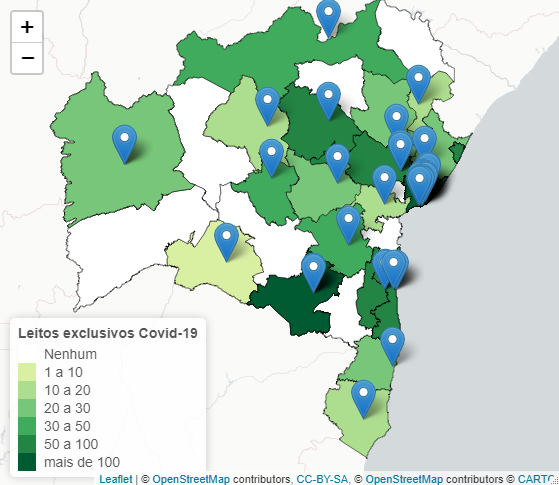

Reproduce this figure in R.

################################################################################################### 
# SEIDataLab - Laboratorio de Dados da Superintendencia de Estudos Economicos e Sociais da Bahia
################################################################################################### 
#####   DESCRIÇÃO:        mapa do coronovirus do InfoVis
#####   DATA DA CRIAÇÃO:  23/03/2020
#####   ESCRITO POR:      Cleiton Rocha, Jackson Conceicao, Jonatas Silva, Kellyene Coelho, Rodrigo Cerqueira
#####   SITE:             https://infovis.sei.ba.gov.br/covid19
#####   LICENÇA:          GPLv3
#####   PROJETO:          https://github.com/SEIDataLab/InfoVisCovid19
################################################################################################### 

library(dplyr)
library(leaflet)
library(stringr)
library(rgdal)
library(sp)

setwd("C:\\Users\\cleitonrocha\\Desktop\\Regiões de Saúde")

#####################################################################################################
##################################### dataset Bahia #################################################
#####################################################################################################

covid_BA <- read.csv("covid_BA_Municipios.csv", sep=";", fileEncoding = "ISO-8859-1", dec=",") %>% 
  dplyr::mutate(Codigo = CD_GEOCMU)


covid_BA$city <- str_replace(covid_BA$city,'BARRO PRETO', 'Governador Lomanto Júnior/Barro Preto')
covid_BA$city <- str_replace(covid_BA$city,'Outra UF', 'residentes de outras UF')

#################################################################################################
######################################### mapa BAHIA ############################################
#################################################################################################

mapa_regiaoSAUDE <- rgdal::readOGR("Shapefiles-regioesdesaude.json", use_iconv = T, encoding = "UTF-8")

# transformando factor em num no json
mapa_regiaoSAUDE@data[["Codigo"]] <- as.numeric(as.character((mapa_regiaoSAUDE@data[["Codigo"]])))

# merge
covid_map_SAUDE <- merge(mapa_regiaoSAUDE, covid_BA, by="Codigo")
#################################################################################################
#################################################################################################

#####################################################################################################
############################################## Leitos ###############################################
#####################################################################################################

LeitosReferencia <- read.csv2("Und_Referencia_Covid_BA.csv",fileEncoding = "ISO-8859-1", dec = ",") %>%
  dplyr::rename(NM_RegSau=NM_MUNICIP)

# deixando apenas a primeira letra de cada palavra em maiúscula
LeitosReferencia$NM_RegSau <- str_to_title(LeitosReferencia$NM_RegSau)

LeitosReferencia$NM_RegSau = gsub(' De ', ' de ', LeitosReferencia$NM_RegSau)
LeitosReferencia$NM_RegSau = gsub(' Do', ' do', LeitosReferencia$NM_RegSau)
LeitosReferencia$NM_RegSau = gsub(' Da', ' da', LeitosReferencia$NM_RegSau)

BDLeitoRefe_cli <- LeitosReferencia %>% 
  group_by(NM_RegSau) %>% 
  summarise(ClinicoRefe=sum(LeitosClinicos_DISPONIVEIS+LeitosPed_DISPONIVEIS))

BDLeitoRefe_UTI <- LeitosReferencia %>% 
  group_by(NM_RegSau) %>% 
  summarise(UTIRefe=sum(Leitos_Adulto_UTI_DISPONIVEIS+Leitos_Ped_UTI_DISPONIVEIS))

BDLeitoRefe <- merge(BDLeitoRefe_cli, BDLeitoRefe_UTI, by="NM_RegSau")

BDLeitoRefe$Leitos_Refe <- BDLeitoRefe$ClinicoRefe + BDLeitoRefe$UTIRefe

rm(BDLeitoRefe_cli) ; rm(BDLeitoRefe_UTI)

# remover hospitais sem leitos
LeitosReferencia$hosp_zeroleitos <- LeitosReferencia$LeitosClinicos_DISPONIVEIS + 
  LeitosReferencia$LeitosPed_DISPONIVEIS +
  LeitosReferencia$Leitos_Adulto_UTI_DISPONIVEIS +
  LeitosReferencia$Leitos_Ped_UTI_DISPONIVEIS

LeitosReferencia <- LeitosReferencia[LeitosReferencia$hosp_zeroleitos!=0, ]


# merge
covid_map_SAUDE <- sp::merge(covid_map_SAUDE, LeitosReferencia, by="NM_RegSau", duplicateGeoms = TRUE)
#######################################################################################
#######################################################################################

#merge
covid_map_SAUDE <- merge(covid_map_SAUDE, BDLeitoRefe, by="NM_RegSau", all.x=TRUE)

covid_map_SAUDE$ClinicoRefe[is.na(covid_map_SAUDE$ClinicoRefe)] <- 0
covid_map_SAUDE$UTIRefe[is.na(covid_map_SAUDE$UTIRefe)] <- 0
covid_map_SAUDE$Leitos_Refe[is.na(covid_map_SAUDE$Leitos_Refe)] <- 0

# criando variável categórica
covid_map_SAUDE$fxa_leitosCovid <- cut(covid_map_SAUDE$Leitos_Refe, c(0,0.1,9,19,29,49,99,10000),
                                 labels=c("Nenhum",
                                          "1 a 10",
                                          "10 a 20",
                                          "20 a 30",
                                          "30 a 50",
                                          "50 a 100",
                                          "mais de 100"),
                                 rigth=T,exclude=NULL, include.lowest=TRUE)

#Paleta para mapa leitos
wardpal_leito <- colorFactor(c("#ffffff","#d9f0a3","#addd8e","#78c679","#41ab5d","#238443","#005a32"),
                             domain=factor(covid_map_SAUDE$fxa_leitosCovid , 
                                           levels=c("Nenhum",
                                                    "1 a 10",
                                                    "10 a 20",
                                                    "20 a 30",
                                                    "30 a 50",
                                                    "50 a 100",
                                                    "mais de 100")))


# mapa
leaflet(covid_map_SAUDE) %>%
  addTiles() %>%
  addProviderTiles("CartoDB.PositronNoLabels") %>%
  setView(lat = -13.800000, lng = -41.559343, zoom = 5.5) %>% 
  addPolygons(stroke = T,opacity = 1, color = "black",weight = 0.5, smoothFactor = 0.0, fillOpacity = 1,
              fillColor = ~wardpal_leito(fxa_leitosCovid),
              label = ~paste0(NM_RegSau, ": \n",
                              format(Leitos_Refe, big.mark = ".",decimal.mark=",") ," Leitos (",
                              format(ClinicoRefe, big.mark = ".",decimal.mark=",") ," Clínicos \\ ",
                              format(UTIRefe, big.mark = ".",decimal.mark=",") ," UTI)"
              )) %>%
  addMarkers(lng = ~Long, lat = ~Lat,
             popup = ~paste0("<b>",covid_map_SAUDE$NOME_HOSPITAL,'</b>',"<br>",
                             covid_map_SAUDE$LeitosClinicos_DISPONIVEIS," Leitos Clínicos", "<br>",
                             covid_map_SAUDE$LeitosPed_DISPONIVEIS," Leitos Pediátricos", "<br>",
                             covid_map_SAUDE$Leitos_Adulto_UTI_DISPONIVEIS, " Leitos de UTI Adulto", "<br>",
                             covid_map_SAUDE$Leitos_Ped_UTI_DISPONIVEIS, " Leitos de UTI Pediátrico")) %>%
  addLegend("bottomleft", opacity = 1,
            title = "Leitos exclusivos Covid-19", pal=wardpal_leito , values = ~fxa_leitosCovid)
